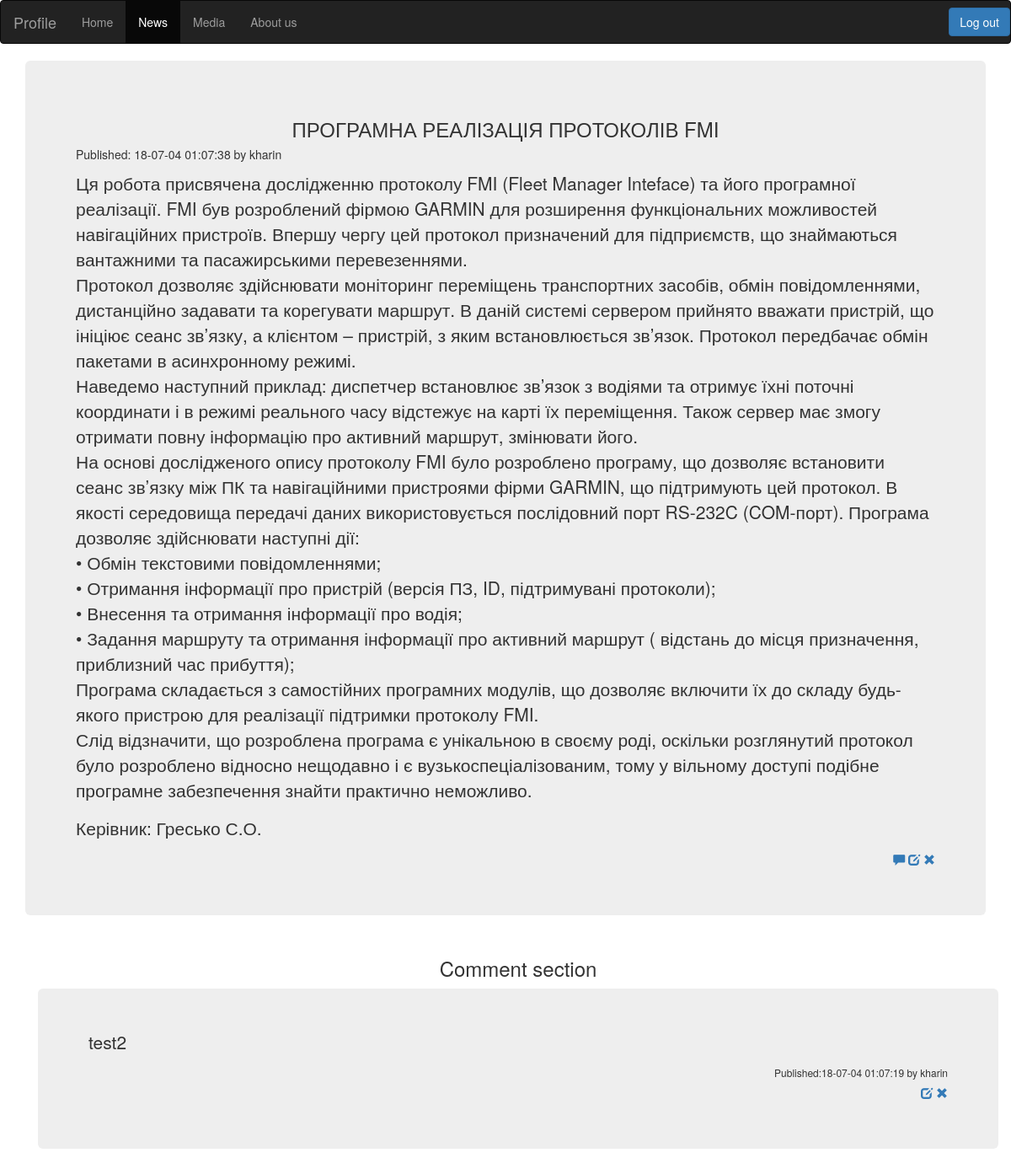
Screenshot of /news/1 (signed in) with the database file from the repository.
### News/models.py (models this page shows)
class Article(models.Model):
    Title = models.CharField(max_length=150)
    Content = models.TextField()
    Date = models.DateTimeField()
    Author = models.ForeignKey(User, on_delete=models.CASCADE)

class Comment(models.Model):
    class Meta:
        db_table = "Comments"
    article_id = models.ForeignKey(Article, on_delete=models.CASCADE)
    Author = models.ForeignKey(User, on_delete=models.CASCADE)
    Date = models.DateTimeField()
    Content = models.TextField()

### News/views.py (the view)
# urls.py: path('<pk>', views.ArticleDetailView.as_view(), name='post_detail'),
class ArticleDetailView(TemplateView):
    template_name = 'News/post.html'
    def get_context_data(self, **kwargs):
        article  = get_object_or_404(Article, pk=kwargs['pk'])
        context  = super().get_context_data(**kwargs)
        context['article'] = article
        if self.request.user.is_authenticated:
            comments = Comment.objects.filter(article_id=article)
            context['comments'] = comments
        return context

### News/templates/News/post.html (shortened to what this page needs)
{% extends "HomePage/wrapper.html" %}
{% block content %}
<div class="container">
    <div class="jumbotron">
        <h3 class="test-info" align="center">{{article.Title}}</h3>
        <h5 class="test-info">Published: {{article.Date|date:"y-m-d h:m:s"}} by {{article.Author}}</h5>
        {{article.Content|safe|linebreaks}}
        {% if user.is_authenticated %}
          <h5 align="right">
              <a href="{% url 'post_comment' pk=article.pk %}">
                  <span class="glyphicon glyphicon-comment"></span>
              </a>
              <a href="{% url 'edit_post' pk=article.pk %}">
                  <span class="glyphicon glyphicon-edit"></span>
              </a>
              <a href="{% url 'delete_post' pk=article.pk %}">
                  <span class="glyphicon glyphicon-remove"></span>
              </a>
          </h5>
        {% endif %}
    </div>
    <div class="container">
        <h3 class="test-info" align="center">Comment section</h3>
        {% if user.is_authenticated %}
          {% if comments %}
            {% for comment in comments %}
            <div class="jumbotron">
              {{comment.Content|safe|linebreaks}}
              <h6 class="test-info" align="right">Published:{{comment.Date|date:"y-m-d h:m:s"}} by {{comment.Author}}</h6>
              <h5 align="right">
                <a href="{% url 'edit_comment' pk=comment.pk %}">
                    <span class="glyphicon glyphicon-edit"></span>
                </a>
                <a href="{% url 'delete_comment' pk=comment.pk %}">
                    <span class="glyphicon glyphicon-remove"></span>
                </a>
              </h5>
            </div>
            {% endfor %}
          {% else %}
            <h4 align="center" class="test-info">There is no comments for this article yet...</h4>
          {% endif %}
        {% else %}
            <h4 align="center" class="test-info">This section is visible only for users</h4>
        {% endif %}
    </div>
</div>
{% endblock %}

### rows the page displays
Article: Title "ПРОГРАМНА РЕАЛІЗАЦІЯ ПРОТОКОЛІВ FMI", Date "18-07-04 01:07:38", Author "kharin", Content "Ця робота присвячена дослідженню протоколу FMI (Fleet Manager Inteface) та його програмної реалізації. FMI був розроблений фірмою GARMIN для розширення функціональних можливостей навігаційних пристроїв. Впершу чергу цей протокол призначений для підприємств, що знаймаються вантажними та пасажирськими перевезеннями. Протокол дозволяє здійснювати моніторинг переміщень транспортних засобів, обмін повідомленнями, дистанційно задавати та корегувати маршрут. В даній системі сервером прийнято вважати пристрій, що ініціює сеанс зв’язку, а клієнтом – пристрій, з яким встановлюється зв’язок. Протокол передбачає обмін пакетами в асинхронному режимі. Наведемо наступний приклад: диспетчер встановлює…"
Comment: Content "test2", Date "18-07-04 01:07:19", Author "kharin"
